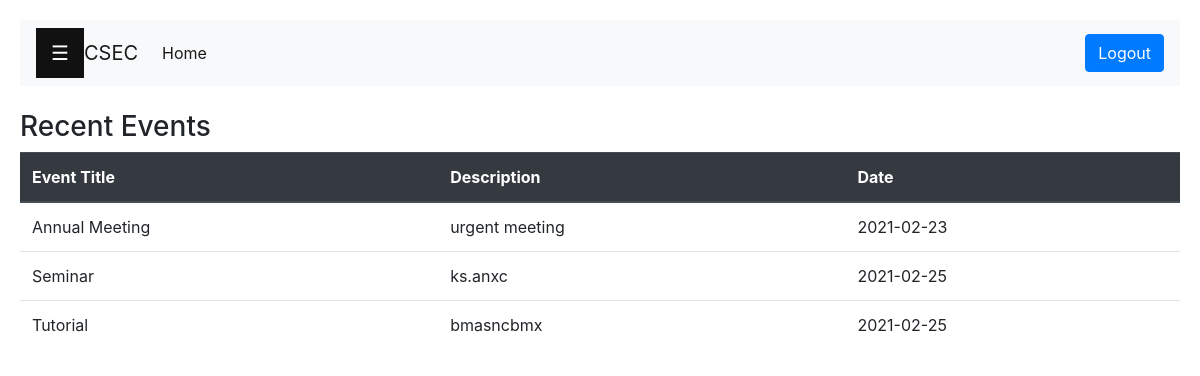
Page /member/event.php (signed in) on the committed database.
### tables this page shows
CREATE TABLE `events` (
  `ID` int(11) NOT NULL,
  `title` varchar(200) NOT NULL,
  `description` varchar(500) DEFAULT NULL,
  `visibleFor` enum('all','cpd','cbd','dd','any') NOT NULL DEFAULT 'any',
  `dates` date DEFAULT NULL
);

### member/event.php (the view, shortened to what this page needs)
<!DOCTYPE html>
<html lang="en">
<head>
    <link href="../bootstrap-4/dist/css/bootstrap.min.css" rel="stylesheet">
    <link rel="stylesheet" href="../css/president.css">
</head>
<body>
    <div id="main">
        <nav class="navbar navbar-expand-lg navbar-light bg-light">
            <button class="openbtn" onclick="openNav()">&#9776;</button>
            <a class="navbar-brand" href="index.php">CSEC</a>
            <div class="collapse navbar-collapse" id="navbarTogglerDemo02">
                <ul class="navbar-nav mr-auto mt-2 mt-lg-0">
                    <li class="nav-item active">
                        <a class="nav-link" href="index.php">Home <span class="sr-only">(current)</span></a>
                    </li>
                </ul>
                <a href="logout.php"><button type="button" class="btn btn-primary">Logout</button></a>
            </div>
        </nav>
        <div class="profile">
            <br>
            <h3>Recent Events</h3>
            <?php
                include 'db_connection.php';
                $userId = $_SESSION['id'];
                $sql = "SELECT CPD, CBD, DD FROM `users` WHERE id = '$userId'";
                $result = $conn->query($sql);
                $row = mysqli_fetch_assoc($result);
                $cpdMember = $row['CPD'];
                $sql = "SELECT * FROM `events`;";
                $result = $conn->query($sql);
                if($result->num_rows == 0){
                    echo "There is no events";
                }
                else{
                    ?>
                    <table class="table">
                        <thead class="thead-dark">
                            <tr>
                                <th scope="col">Event Title</th>
                                <th scope="col">Description</th>
                                <th scope="col">Date</th>
                            </tr>
                        </thead>
                        <tbody>
                            <?php
                                $sql = "SELECT * FROM `events` WHERE visibleFor = 'any' OR visibleFor = 'all';";
                                $result = $conn->query($sql);
                                 while($row=mysqli_fetch_assoc($result)){
                                     echo "<tr>";
                                     echo "<td>".$row['title']."</td>";
                                     echo "<td>".$row['description']."</td>";
                                     echo "<td>".$row['dates']."</td>";
                                     echo "</tr>";
                                 }
                                 if($cpdMember == 'yes'){
                                    $sql = "SELECT * FROM `events` WHERE visibleFor = 'cpd';";
                                    $result = $conn->query($sql);
                                     while($row=mysqli_fetch_assoc($result)){
                                        echo "<tr>";
                                        echo "<td>".$row['title']."</td>";
                                        echo "<td>".$row['description']."</td>";
                                        echo "<td>".$row['dates']."</td>";
                                        echo "</tr>";
                                     }
                                 }
                            ?>
                        </tbody>
                    </table>
                    <?php
                }
            ?>
        </div>
    </div>
</body>
</html>

### css/president.css (style rules this page uses)
.openbtn { font-size: 20px; cursor: pointer; background-color: #111; color: white; padding: 10px 15px; border: none; }
#main { transition: margin-left .5s; padding: 20px; }

### rows in the picture
events: title "Annual Meeting", description "urgent meeting", dates "2021-02-23"
events: title "Seminar", description "ks.anxc", dates "2021-02-25"
events: title "Tutorial", description "bmasncbmx", dates "2021-02-25"
